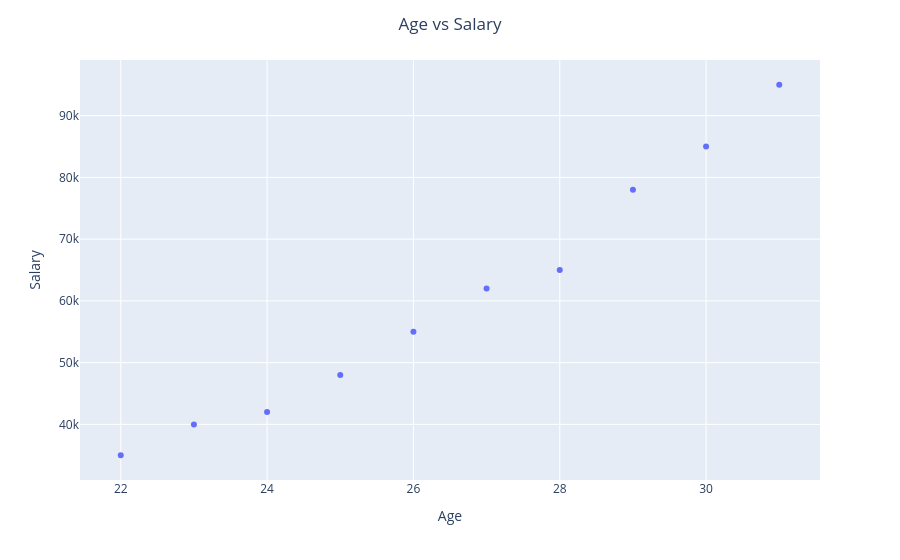

Notebook source saved alongside this figure:
### Code cell
fig.update_layout(
    title={
        "text": "Age vs Salary",
        "x": 0.5
    }
)
fig.show()

### Figure 1 — Plotly figure (JSON) as saved in the notebook; plotly's stock layout.template omitted (floating-point values rounded to 4 significant figures)
{"data": [{"hovertemplate": "Age=%{x}<br>Salary=%{y}<extra></extra>", "legendgroup": "", "marker": {"color": "#636efa", "symbol": "circle"}, "mode": "markers", "name": "", "orientation": "v", "showlegend": false, "type": "scatter", "x": [22, 25, 28, 24, 30, 27, 23, 29, 31, 26], "xaxis": "x", "y": [35000, 48000, 65000, 42000, 85000, 62000, 40000, 78000, 95000, 55000], "yaxis": "y"}], "layout": {"legend": {"tracegroupgap": 0}, "margin": {"t": 60}, "title": {"text": "Age vs Salary", "x": 0.5}, "xaxis": {"anchor": "y", "domain": [0, 1], "title": {"text": "Age"}}, "yaxis": {"anchor": "x", "domain": [0, 1], "title": {"text": "Salary"}}}}
